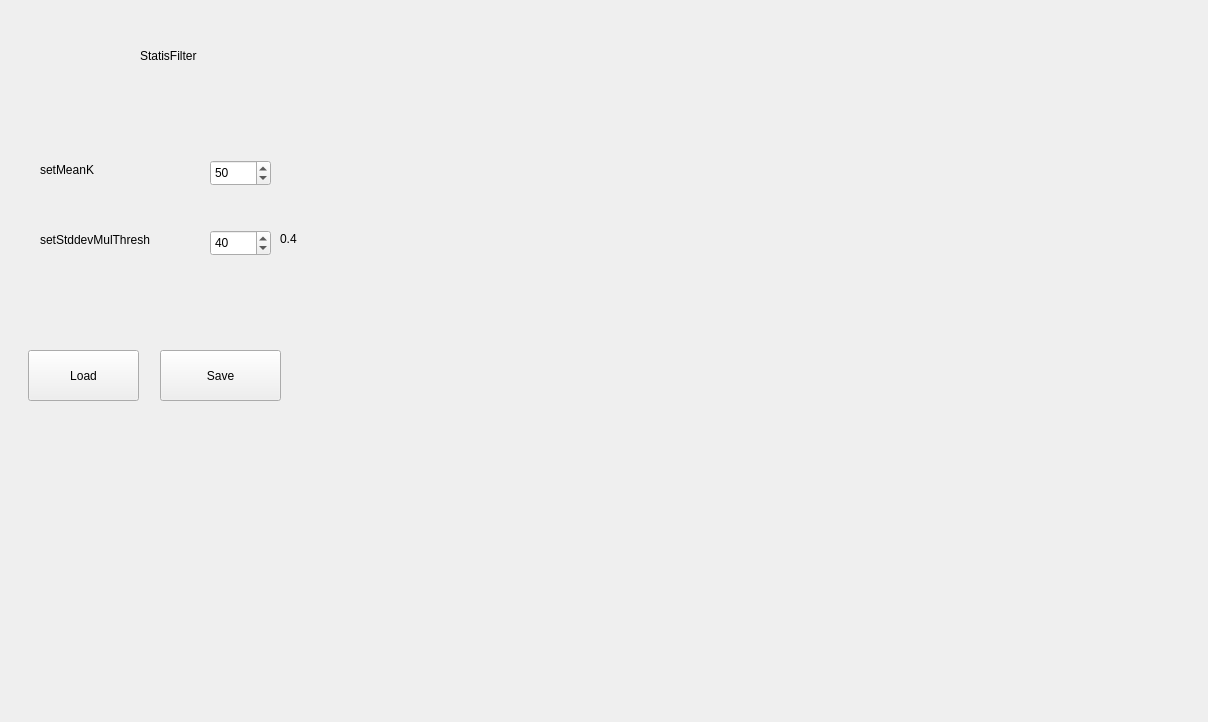
<?xml version="1.0" encoding="UTF-8"?>
<ui version="4.0">
 <class>StatisticFilter</class>
 <widget class="QMainWindow" name="StatisticFilter">
  <property name="geometry">
   <rect>
    <x>0</x>
    <y>0</y>
    <width>1208</width>
    <height>722</height>
   </rect>
  </property>
  <property name="windowTitle">
   <string>StatisticFilter</string>
  </property>
  <widget class="QWidget" name="centralWidget">
   <widget class="QLabel" name="label_1">
    <property name="geometry">
     <rect>
      <x>40</x>
      <y>160</y>
      <width>71</width>
      <height>20</height>
     </rect>
    </property>
    <property name="text">
     <string>setMeanK</string>
    </property>
   </widget>
   <widget class="QLabel" name="label_2">
    <property name="geometry">
     <rect>
      <x>40</x>
      <y>230</y>
      <width>151</width>
      <height>20</height>
     </rect>
    </property>
    <property name="text">
     <string>setStddevMulThresh</string>
    </property>
   </widget>
   <widget class="QLabel" name="label_title">
    <property name="geometry">
     <rect>
      <x>140</x>
      <y>40</y>
      <width>101</width>
      <height>31</height>
     </rect>
    </property>
    <property name="text">
     <string>StatisFilter</string>
    </property>
   </widget>
   <widget class="QVTKWidget" name="qvtkWidget" native="true">
    <property name="geometry">
     <rect>
      <x>330</x>
      <y>100</y>
      <width>851</width>
      <height>551</height>
     </rect>
    </property>
   </widget>
   <widget class="QSpinBox" name="spinBox_1">
    <property name="geometry">
     <rect>
      <x>210</x>
      <y>160</y>
      <width>61</width>
      <height>26</height>
     </rect>
    </property>
    <property name="minimum">
     <number>-500</number>
    </property>
    <property name="maximum">
     <number>500</number>
    </property>
    <property name="value">
     <number>50</number>
    </property>
   </widget>
   <widget class="QSpinBox" name="spinBox_2">
    <property name="geometry">
     <rect>
      <x>210</x>
      <y>230</y>
      <width>61</width>
      <height>26</height>
     </rect>
    </property>
    <property name="maximum">
     <number>100</number>
    </property>
    <property name="value">
     <number>40</number>
    </property>
   </widget>
   <widget class="QPushButton" name="pushButton_load">
    <property name="geometry">
     <rect>
      <x>28</x>
      <y>350</y>
      <width>111</width>
      <height>51</height>
     </rect>
    </property>
    <property name="text">
     <string>Load</string>
    </property>
   </widget>
   <widget class="QPushButton" name="pushButton_save">
    <property name="geometry">
     <rect>
      <x>160</x>
      <y>350</y>
      <width>121</width>
      <height>51</height>
     </rect>
    </property>
    <property name="text">
     <string>Save</string>
    </property>
   </widget>
   <widget class="QLabel" name="label_num">
    <property name="geometry">
     <rect>
      <x>280</x>
      <y>230</y>
      <width>31</width>
      <height>17</height>
     </rect>
    </property>
    <property name="text">
     <string>0.4</string>
    </property>
   </widget>
  </widget>
 </widget>
 <layoutdefault spacing="6" margin="11"/>
 <customwidgets>
  <customwidget>
   <class>QVTKWidget</class>
   <extends>QWidget</extends>
   <header>QVTKWidget.h</header>
   <container>1</container>
  </customwidget>
 </customwidgets>
 <resources/>
 <connections/>
</ui>
